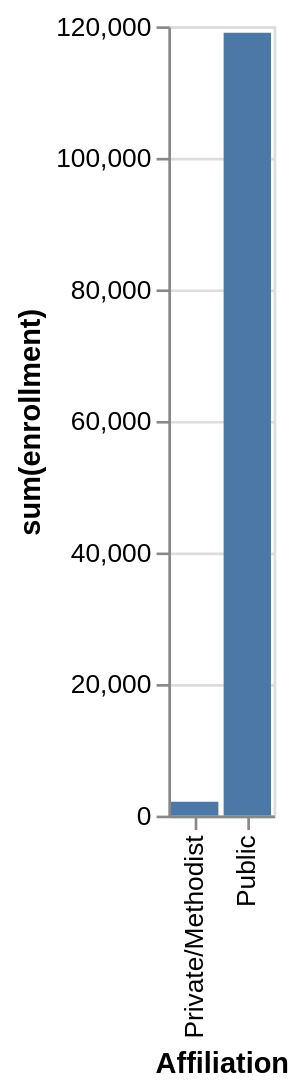

Source (Vega-Lite JSON):
### Vega-Lite specification from a JSON file in a GitHub repository (floating-point values rounded to 4 significant figures)
{"data": {"values": [{"x_data": "Private/Methodist", "y_data": 2100}, {"x_data": "Public", "y_data": 119027}]}, "mark": "bar", "encoding": {"x": {"field": "x_data", "type": "nominal", "title": "Affiliation", "sort": {"op": "sum", "field": "y_data", "order": "ascending"}}, "y": {"field": "y_data", "type": "quantitative", "title": "sum(enrollment)"}}}
